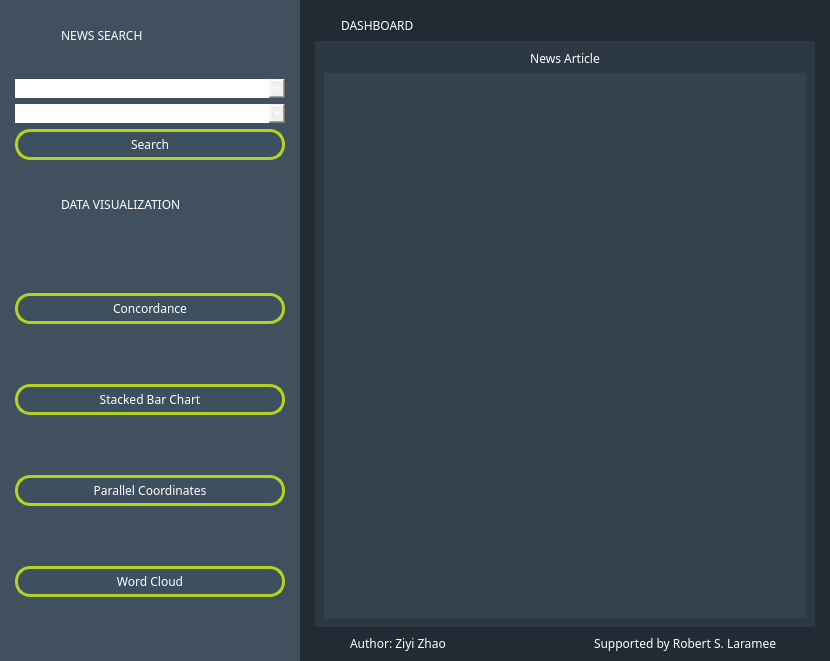
<?xml version="1.0" encoding="UTF-8"?>
<ui version="4.0">
 <class>MainWindow</class>
 <widget class="QMainWindow" name="MainWindow">
  <property name="geometry">
   <rect>
    <x>0</x>
    <y>0</y>
    <width>830</width>
    <height>661</height>
   </rect>
  </property>
  <property name="windowTitle">
   <string>MainWindow</string>
  </property>
  <widget class="QWidget" name="centralwidget">
   <property name="styleSheet">
    <string notr="true">*{
color:#fff;
font-family: NovaFlat;
font-size:12px;
border: nine;
background: none;
}
#centralwidget{
background-color: rgb(33, 43, 51);
}

</string>
   </property>
   <layout class="QHBoxLayout" name="horizontalLayout">
    <property name="spacing">
     <number>0</number>
    </property>
    <property name="leftMargin">
     <number>0</number>
    </property>
    <property name="topMargin">
     <number>0</number>
    </property>
    <property name="rightMargin">
     <number>0</number>
    </property>
    <property name="bottomMargin">
     <number>0</number>
    </property>
    <item>
     <widget class="QWidget" name="widget_1" native="true">
      <property name="minimumSize">
       <size>
        <width>300</width>
        <height>0</height>
       </size>
      </property>
      <property name="styleSheet">
       <string notr="true">#widget_1{

background-color: rgb(65, 80, 95);
}

#Search QPushButton{
         padding: 4px;
		background-color: rgb(61, 80, 95);
		border-radius: 15px;
		border: 3px solid rgb(180, 210, 30);
}

#Search QPushButton:hover{
		background-color: rgb(180, 210, 30);
}


#Buttonsum QPushButton{
         padding: 4px;
		background-color: rgb(61, 80, 95);
		border-radius: 15px;
		border: 3px solid rgb(180, 210, 30);
}

#Buttonsum QPushButton:hover{
		background-color: rgb(180, 210, 30);
}
</string>
      </property>
      <layout class="QVBoxLayout" name="verticalLayout">
       <property name="leftMargin">
        <number>6</number>
       </property>
       <property name="topMargin">
        <number>6</number>
       </property>
       <property name="rightMargin">
        <number>6</number>
       </property>
       <property name="bottomMargin">
        <number>6</number>
       </property>
       <item alignment="Qt::AlignTop">
        <widget class="QFrame" name="Label_1">
         <property name="styleSheet">
          <string notr="true"/>
         </property>
         <property name="frameShape">
          <enum>QFrame::StyledPanel</enum>
         </property>
         <property name="frameShadow">
          <enum>QFrame::Raised</enum>
         </property>
         <layout class="QHBoxLayout" name="horizontalLayout_2">
          <item>
           <widget class="QLabel" name="label_1">
            <property name="minimumSize">
             <size>
              <width>40</width>
              <height>40</height>
             </size>
            </property>
            <property name="maximumSize">
             <size>
              <width>40</width>
              <height>40</height>
             </size>
            </property>
            <property name="text">
             <string/>
            </property>
            <property name="pixmap">
             <pixmap resource="resources.qrc">:/icons/icons/8725474_book_reader_icon.png</pixmap>
            </property>
            <property name="scaledContents">
             <bool>true</bool>
            </property>
           </widget>
          </item>
          <item>
           <widget class="QLabel" name="icon_1">
            <property name="font">
             <font>
              <family>NovaFlat</family>
              <pointsize>-1</pointsize>
             </font>
            </property>
            <property name="text">
             <string>NEWS SEARCH</string>
            </property>
            <property name="scaledContents">
             <bool>false</bool>
            </property>
           </widget>
          </item>
         </layout>
        </widget>
       </item>
       <item>
        <widget class="QFrame" name="Search">
         <property name="styleSheet">
          <string notr="true"/>
         </property>
         <property name="frameShape">
          <enum>QFrame::StyledPanel</enum>
         </property>
         <property name="frameShadow">
          <enum>QFrame::Raised</enum>
         </property>
         <layout class="QVBoxLayout" name="verticalLayout_8">
          <item>
           <widget class="QComboBox" name="comboBox_year">
            <property name="enabled">
             <bool>true</bool>
            </property>
            <property name="mouseTracking">
             <bool>true</bool>
            </property>
            <property name="maxVisibleItems">
             <number>5</number>
            </property>
            <property name="maxCount">
             <number>10</number>
            </property>
            <property name="insertPolicy">
             <enum>QComboBox::NoInsert</enum>
            </property>
            <item>
             <property name="text">
              <string>ALL</string>
             </property>
            </item>
            <item>
             <property name="text">
              <string>2016</string>
             </property>
            </item>
            <item>
             <property name="text">
              <string>2017</string>
             </property>
            </item>
            <item>
             <property name="text">
              <string>2018</string>
             </property>
            </item>
            <item>
             <property name="text">
              <string>2019</string>
             </property>
            </item>
            <item>
             <property name="text">
              <string>2020</string>
             </property>
            </item>
           </widget>
          </item>
          <item>
           <widget class="QComboBox" name="comboBox_pub">
            <property name="font">
             <font>
              <family>NovaFlat</family>
              <pointsize>-1</pointsize>
             </font>
            </property>
            <property name="maxVisibleItems">
             <number>5</number>
            </property>
            <property name="maxCount">
             <number>10</number>
            </property>
            <property name="insertPolicy">
             <enum>QComboBox::NoInsert</enum>
            </property>
            <item>
             <property name="text">
              <string>ALL</string>
             </property>
            </item>
            <item>
             <property name="text">
              <string>Reuters</string>
             </property>
            </item>
            <item>
             <property name="text">
              <string>The New York Times</string>
             </property>
            </item>
            <item>
             <property name="text">
              <string>CNBC</string>
             </property>
            </item>
            <item>
             <property name="text">
              <string>The Hill</string>
             </property>
            </item>
            <item>
             <property name="text">
              <string>People</string>
             </property>
            </item>
            <item>
             <property name="text">
              <string>CNN</string>
             </property>
            </item>
           </widget>
          </item>
          <item>
           <widget class="QPushButton" name="searchButton">
            <property name="styleSheet">
             <string notr="true">#frame_3 QPushButton{
         padding: 4px;
		background-color: rgb(61, 80, 95);
		border-radius: 15px;
		border: 3px solid rgb(180, 210, 30);
}

#frame_3 QPushButton:hover{
		background-color: rgb(180, 210, 30);
}

</string>
            </property>
            <property name="text">
             <string>Search</string>
            </property>
            <property name="icon">
             <iconset resource="resources.qrc">
              <normaloff>:/icons/icons/8726285_search_plus_icon.png</normaloff>:/icons/icons/8726285_search_plus_icon.png</iconset>
            </property>
           </widget>
          </item>
         </layout>
        </widget>
       </item>
       <item alignment="Qt::AlignTop">
        <widget class="QFrame" name="Label_2">
         <property name="styleSheet">
          <string notr="true"/>
         </property>
         <property name="frameShape">
          <enum>QFrame::StyledPanel</enum>
         </property>
         <property name="frameShadow">
          <enum>QFrame::Raised</enum>
         </property>
         <layout class="QHBoxLayout" name="horizontalLayout_5">
          <item>
           <widget class="QLabel" name="icon_2">
            <property name="minimumSize">
             <size>
              <width>40</width>
              <height>40</height>
             </size>
            </property>
            <property name="maximumSize">
             <size>
              <width>40</width>
              <height>40</height>
             </size>
            </property>
            <property name="text">
             <string/>
            </property>
            <property name="pixmap">
             <pixmap resource="resources.qrc">:/icons/icons/8726091_image_icon.png</pixmap>
            </property>
            <property name="scaledContents">
             <bool>true</bool>
            </property>
           </widget>
          </item>
          <item>
           <widget class="QLabel" name="label_2">
            <property name="text">
             <string>DATA VISUALIZATION</string>
            </property>
           </widget>
          </item>
         </layout>
        </widget>
       </item>
       <item>
        <widget class="QFrame" name="Buttonsum">
         <property name="sizePolicy">
          <sizepolicy hsizetype="Preferred" vsizetype="Expanding">
           <horstretch>0</horstretch>
           <verstretch>0</verstretch>
          </sizepolicy>
         </property>
         <property name="frameShape">
          <enum>QFrame::StyledPanel</enum>
         </property>
         <property name="frameShadow">
          <enum>QFrame::Raised</enum>
         </property>
         <layout class="QVBoxLayout" name="verticalLayout_3">
          <property name="topMargin">
           <number>0</number>
          </property>
          <property name="bottomMargin">
           <number>0</number>
          </property>
          <item>
           <widget class="QPushButton" name="concordance">
            <property name="text">
             <string>Concordance</string>
            </property>
            <property name="icon">
             <iconset resource="resources.qrc">
              <normaloff>:/icons/icons/8726088_map_icon.png</normaloff>:/icons/icons/8726088_map_icon.png</iconset>
            </property>
           </widget>
          </item>
          <item>
           <widget class="QPushButton" name="starcked">
            <property name="text">
             <string>Stacked Bar Chart</string>
            </property>
            <property name="icon">
             <iconset resource="resources.qrc">
              <normaloff>:/icons/icons/8726353_panel_add_icon.png</normaloff>:/icons/icons/8726353_panel_add_icon.png</iconset>
            </property>
           </widget>
          </item>
          <item>
           <widget class="QPushButton" name="parallel">
            <property name="text">
             <string>Parallel Coordinates</string>
            </property>
            <property name="icon">
             <iconset resource="resources.qrc">
              <normaloff>:/icons/icons/list_ul_icon.png</normaloff>:/icons/icons/list_ul_icon.png</iconset>
            </property>
           </widget>
          </item>
          <item>
           <widget class="QPushButton" name="wordcloud">
            <property name="text">
             <string>Word Cloud</string>
            </property>
            <property name="icon">
             <iconset resource="resources.qrc">
              <normaloff>:/icons/icons/8725643_cloud_wind_icon.png</normaloff>:/icons/icons/8725643_cloud_wind_icon.png</iconset>
            </property>
           </widget>
          </item>
         </layout>
        </widget>
       </item>
      </layout>
     </widget>
    </item>
    <item>
     <widget class="QWidget" name="widget_2" native="true">
      <property name="minimumSize">
       <size>
        <width>500</width>
        <height>0</height>
       </size>
      </property>
      <property name="styleSheet">
       <string notr="true"/>
      </property>
      <layout class="QVBoxLayout" name="verticalLayout_2">
       <property name="leftMargin">
        <number>6</number>
       </property>
       <property name="topMargin">
        <number>6</number>
       </property>
       <property name="rightMargin">
        <number>6</number>
       </property>
       <property name="bottomMargin">
        <number>6</number>
       </property>
       <item>
        <widget class="QFrame" name="dashboard">
         <property name="frameShape">
          <enum>QFrame::StyledPanel</enum>
         </property>
         <property name="frameShadow">
          <enum>QFrame::Raised</enum>
         </property>
         <layout class="QHBoxLayout" name="horizontalLayout_3">
          <property name="bottomMargin">
           <number>0</number>
          </property>
          <item>
           <widget class="QLabel" name="icon_6">
            <property name="minimumSize">
             <size>
              <width>20</width>
              <height>20</height>
             </size>
            </property>
            <property name="maximumSize">
             <size>
              <width>20</width>
              <height>20</height>
             </size>
            </property>
            <property name="text">
             <string/>
            </property>
            <property name="pixmap">
             <pixmap resource="resources.qrc">:/icons/icons/8726127_monitor_icon.png</pixmap>
            </property>
            <property name="scaledContents">
             <bool>true</bool>
            </property>
            <property name="alignment">
             <set>Qt::AlignJustify|Qt::AlignVCenter</set>
            </property>
           </widget>
          </item>
          <item>
           <widget class="QLabel" name="label_6">
            <property name="font">
             <font>
              <family>NovaFlat</family>
              <pointsize>-1</pointsize>
             </font>
            </property>
            <property name="text">
             <string>DASHBOARD</string>
            </property>
            <property name="alignment">
             <set>Qt::AlignLeading|Qt::AlignLeft|Qt::AlignVCenter</set>
            </property>
            <property name="indent">
             <number>0</number>
            </property>
           </widget>
          </item>
         </layout>
        </widget>
       </item>
       <item>
        <widget class="QFrame" name="IMAGE">
         <property name="minimumSize">
          <size>
           <width>0</width>
           <height>0</height>
          </size>
         </property>
         <property name="frameShape">
          <enum>QFrame::StyledPanel</enum>
         </property>
         <property name="frameShadow">
          <enum>QFrame::Raised</enum>
         </property>
         <layout class="QVBoxLayout" name="verticalLayout_7">
          <property name="topMargin">
           <number>0</number>
          </property>
          <property name="bottomMargin">
           <number>0</number>
          </property>
          <item>
           <widget class="QStackedWidget" name="stackedWidget">
            <property name="minimumSize">
             <size>
              <width>0</width>
              <height>450</height>
             </size>
            </property>
            <property name="styleSheet">
             <string notr="true">#FREQUENCY,#WELCOME,#SMABARCHART,#PARALELL,#WORDCLOUD,#Article

{
background-color: rgba(61, 80, 95, 100);
}</string>
            </property>
            <property name="currentIndex">
             <number>5</number>
            </property>
            <widget class="QWidget" name="FREQUENCY">
             <layout class="QVBoxLayout" name="verticalLayout_9">
              <item>
               <widget class="QFrame" name="con">
                <property name="frameShape">
                 <enum>QFrame::StyledPanel</enum>
                </property>
                <property name="frameShadow">
                 <enum>QFrame::Raised</enum>
                </property>
                <layout class="QVBoxLayout" name="verticalLayout_10">
                 <property name="topMargin">
                  <number>0</number>
                 </property>
                 <property name="bottomMargin">
                  <number>0</number>
                 </property>
                 <item>
                  <widget class="QLabel" name="con_label">
                   <property name="text">
                    <string>Concordance</string>
                   </property>
                   <property name="alignment">
                    <set>Qt::AlignCenter</set>
                   </property>
                  </widget>
                 </item>
                </layout>
               </widget>
              </item>
              <item>
               <widget class="QFrame" name="frame_2">
                <property name="styleSheet">
                 <string notr="true">#frame_2 QPushButton{
         padding: 4px;
		background-color: rgb(61, 80, 95);
		border-radius: 15px;
		border: 3px solid rgb(180, 210, 30);
}

#frame_2 QPushButton:hover{
		background-color: rgb(180, 210, 30);
}</string>
                </property>
                <property name="frameShape">
                 <enum>QFrame::StyledPanel</enum>
                </property>
                <property name="frameShadow">
                 <enum>QFrame::Raised</enum>
                </property>
                <layout class="QHBoxLayout" name="horizontalLayout_6">
                 <item>
                  <widget class="QPushButton" name="pushButton">
                   <property name="text">
                    <string>Treemap</string>
                   </property>
                  </widget>
                 </item>
                 <item>
                  <widget class="QPushButton" name="pushButton_2">
                   <property name="text">
                    <string>N-gram </string>
                   </property>
                  </widget>
                 </item>
                </layout>
               </widget>
              </item>
              <item>
               <widget class="QFrame" name="con_frame">
                <property name="sizePolicy">
                 <sizepolicy hsizetype="Preferred" vsizetype="Expanding">
                  <horstretch>0</horstretch>
                  <verstretch>0</verstretch>
                 </sizepolicy>
                </property>
                <property name="frameShape">
                 <enum>QFrame::StyledPanel</enum>
                </property>
                <property name="frameShadow">
                 <enum>QFrame::Raised</enum>
                </property>
                <layout class="QGridLayout" name="gridLayout"/>
               </widget>
              </item>
             </layout>
            </widget>
            <widget class="QWidget" name="WELCOME">
             <layout class="QVBoxLayout" name="verticalLayout_5">
              <item>
               <widget class="QFrame" name="welcome">
                <property name="frameShape">
                 <enum>QFrame::StyledPanel</enum>
                </property>
                <property name="frameShadow">
                 <enum>QFrame::Raised</enum>
                </property>
                <layout class="QVBoxLayout" name="verticalLayout_6">
                 <item>
                  <widget class="QLabel" name="back_label">
                   <property name="text">
                    <string/>
                   </property>
                  </widget>
                 </item>
                </layout>
               </widget>
              </item>
             </layout>
            </widget>
            <widget class="QWidget" name="SMABARCHART">
             <layout class="QVBoxLayout" name="verticalLayout_14">
              <item>
               <widget class="QFrame" name="bar">
                <property name="frameShape">
                 <enum>QFrame::StyledPanel</enum>
                </property>
                <property name="frameShadow">
                 <enum>QFrame::Raised</enum>
                </property>
                <layout class="QVBoxLayout" name="verticalLayout_13">
                 <property name="topMargin">
                  <number>0</number>
                 </property>
                 <property name="bottomMargin">
                  <number>0</number>
                 </property>
                 <item>
                  <widget class="QLabel" name="bar_label">
                   <property name="text">
                    <string>Sentiment Analysis—Stacked Bar Chart</string>
                   </property>
                   <property name="alignment">
                    <set>Qt::AlignCenter</set>
                   </property>
                  </widget>
                 </item>
                </layout>
               </widget>
              </item>
              <item>
               <widget class="QFrame" name="frame_3">
                <property name="styleSheet">
                 <string notr="true">#frame_3 QPushButton{
         padding: 4px;
		background-color: rgb(61, 80, 95);
		border-radius: 15px;
		border: 3px solid rgb(180, 210, 30);
}

#frame_3 QPushButton:hover{
		background-color: rgb(180, 210, 30);
}</string>
                </property>
                <property name="frameShape">
                 <enum>QFrame::StyledPanel</enum>
                </property>
                <property name="frameShadow">
                 <enum>QFrame::Raised</enum>
                </property>
                <layout class="QHBoxLayout" name="horizontalLayout_7">
                 <item>
                  <widget class="QPushButton" name="SUM">
                   <property name="text">
                    <string>SUM SCORE</string>
                   </property>
                  </widget>
                 </item>
                 <item>
                  <widget class="QPushButton" name="MEAN">
                   <property name="text">
                    <string>MEAN SCORE</string>
                   </property>
                  </widget>
                 </item>
                </layout>
               </widget>
              </item>
              <item>
               <widget class="QFrame" name="bar_frame">
                <property name="sizePolicy">
                 <sizepolicy hsizetype="Preferred" vsizetype="Expanding">
                  <horstretch>0</horstretch>
                  <verstretch>0</verstretch>
                 </sizepolicy>
                </property>
                <layout class="QGridLayout" name="gridLayout_3"/>
               </widget>
              </item>
             </layout>
            </widget>
            <widget class="QWidget" name="PARALELL">
             <layout class="QVBoxLayout" name="verticalLayout_16">
              <item>
               <widget class="QFrame" name="par">
                <property name="frameShape">
                 <enum>QFrame::StyledPanel</enum>
                </property>
                <property name="frameShadow">
                 <enum>QFrame::Raised</enum>
                </property>
                <layout class="QVBoxLayout" name="verticalLayout_15">
                 <property name="topMargin">
                  <number>0</number>
                 </property>
                 <property name="bottomMargin">
                  <number>0</number>
                 </property>
                 <item>
                  <widget class="QLabel" name="par_label">
                   <property name="font">
                    <font>
                     <family>NovaFlat</family>
                     <pointsize>-1</pointsize>
                    </font>
                   </property>
                   <property name="text">
                    <string>Sentiment Analysis—Parallel Coordinates</string>
                   </property>
                   <property name="alignment">
                    <set>Qt::AlignCenter</set>
                   </property>
                  </widget>
                 </item>
                </layout>
               </widget>
              </item>
              <item>
               <widget class="QFrame" name="par_frame">
                <property name="sizePolicy">
                 <sizepolicy hsizetype="Preferred" vsizetype="Expanding">
                  <horstretch>0</horstretch>
                  <verstretch>0</verstretch>
                 </sizepolicy>
                </property>
                <property name="minimumSize">
                 <size>
                  <width>0</width>
                  <height>0</height>
                 </size>
                </property>
                <property name="frameShape">
                 <enum>QFrame::StyledPanel</enum>
                </property>
                <property name="frameShadow">
                 <enum>QFrame::Raised</enum>
                </property>
                <layout class="QGridLayout" name="gridLayout_4">
                 <property name="topMargin">
                  <number>0</number>
                 </property>
                 <property name="bottomMargin">
                  <number>0</number>
                 </property>
                </layout>
               </widget>
              </item>
             </layout>
            </widget>
            <widget class="QWidget" name="WORDCLOUD">
             <layout class="QVBoxLayout" name="verticalLayout_18">
              <item>
               <widget class="QFrame" name="cloud">
                <property name="frameShape">
                 <enum>QFrame::StyledPanel</enum>
                </property>
                <property name="frameShadow">
                 <enum>QFrame::Raised</enum>
                </property>
                <layout class="QVBoxLayout" name="verticalLayout_17">
                 <property name="topMargin">
                  <number>0</number>
                 </property>
                 <property name="bottomMargin">
                  <number>0</number>
                 </property>
                 <item>
                  <widget class="QLabel" name="cloud_label">
                   <property name="text">
                    <string>Word Cloud</string>
                   </property>
                   <property name="alignment">
                    <set>Qt::AlignCenter</set>
                   </property>
                  </widget>
                 </item>
                </layout>
               </widget>
              </item>
              <item>
               <widget class="QFrame" name="frame_4">
                <property name="styleSheet">
                 <string notr="true">#frame_4 QPushButton{
         padding: 4px;
		background-color: rgb(61, 80, 95);
		border-radius: 15px;
		border: 3px solid rgb(180, 210, 30);
}

#frame_4 QPushButton:hover{
		background-color: rgb(180, 210, 30);
}</string>
                </property>
                <property name="frameShape">
                 <enum>QFrame::StyledPanel</enum>
                </property>
                <property name="frameShadow">
                 <enum>QFrame::Raised</enum>
                </property>
                <layout class="QHBoxLayout" name="horizontalLayout_8">
                 <item>
                  <widget class="QPushButton" name="onegram">
                   <property name="text">
                    <string>Unigram</string>
                   </property>
                  </widget>
                 </item>
                 <item>
                  <widget class="QPushButton" name="bigram">
                   <property name="text">
                    <string>Bigram</string>
                   </property>
                  </widget>
                 </item>
                 <item>
                  <widget class="QPushButton" name="pushButton_3">
                   <property name="text">
                    <string>Trigram</string>
                   </property>
                  </widget>
                 </item>
                </layout>
               </widget>
              </item>
              <item>
               <widget class="QFrame" name="cloud_frame">
                <property name="sizePolicy">
                 <sizepolicy hsizetype="Preferred" vsizetype="Expanding">
                  <horstretch>0</horstretch>
                  <verstretch>0</verstretch>
                 </sizepolicy>
                </property>
                <property name="frameShape">
                 <enum>QFrame::StyledPanel</enum>
                </property>
                <property name="frameShadow">
                 <enum>QFrame::Raised</enum>
                </property>
                <layout class="QGridLayout" name="gridLayout_5">
                 <item row="0" column="0">
                  <widget class="QGraphicsView" name="graphicsView">
                   <property name="styleSheet">
                    <string notr="true">#graphicsView

{
background-color: rgba(61, 80, 95, 100);
}</string>
                   </property>
                  </widget>
                 </item>
                </layout>
               </widget>
              </item>
             </layout>
            </widget>
            <widget class="QWidget" name="Article">
             <layout class="QVBoxLayout" name="verticalLayout_12">
              <item alignment="Qt::AlignTop">
               <widget class="QFrame" name="value">
                <property name="frameShape">
                 <enum>QFrame::StyledPanel</enum>
                </property>
                <property name="frameShadow">
                 <enum>QFrame::Raised</enum>
                </property>
                <layout class="QVBoxLayout" name="verticalLayout_11">
                 <property name="topMargin">
                  <number>0</number>
                 </property>
                 <property name="bottomMargin">
                  <number>0</number>
                 </property>
                 <item alignment="Qt::AlignTop">
                  <widget class="QLabel" name="value_label">
                   <property name="text">
                    <string>News Article</string>
                   </property>
                   <property name="alignment">
                    <set>Qt::AlignHCenter|Qt::AlignTop</set>
                   </property>
                  </widget>
                 </item>
                </layout>
               </widget>
              </item>
              <item>
               <widget class="QTableWidget" name="tableWidget">
                <property name="styleSheet">
                 <string notr="true">#tableWidget{
background-color: rgba(61, 80, 95, 100);
}</string>
                </property>
                <property name="editTriggers">
                 <set>QAbstractItemView::NoEditTriggers</set>
                </property>
               </widget>
              </item>
             </layout>
            </widget>
           </widget>
          </item>
         </layout>
        </widget>
       </item>
       <item>
        <widget class="QFrame" name="AUTHOUR">
         <property name="maximumSize">
          <size>
           <width>16777215</width>
           <height>260</height>
          </size>
         </property>
         <property name="frameShape">
          <enum>QFrame::StyledPanel</enum>
         </property>
         <property name="frameShadow">
          <enum>QFrame::Raised</enum>
         </property>
         <layout class="QHBoxLayout" name="horizontalLayout_10">
          <property name="spacing">
           <number>6</number>
          </property>
          <property name="leftMargin">
           <number>0</number>
          </property>
          <property name="topMargin">
           <number>0</number>
          </property>
          <property name="rightMargin">
           <number>0</number>
          </property>
          <property name="bottomMargin">
           <number>0</number>
          </property>
          <item>
           <widget class="QFrame" name="authour">
            <property name="maximumSize">
             <size>
              <width>16777215</width>
              <height>300</height>
             </size>
            </property>
            <property name="frameShape">
             <enum>QFrame::StyledPanel</enum>
            </property>
            <property name="frameShadow">
             <enum>QFrame::Raised</enum>
            </property>
            <layout class="QVBoxLayout" name="verticalLayout_4">
             <property name="topMargin">
              <number>0</number>
             </property>
             <property name="bottomMargin">
              <number>2</number>
             </property>
             <item alignment="Qt::AlignBottom">
              <widget class="QFrame" name="frame">
               <property name="frameShape">
                <enum>QFrame::StyledPanel</enum>
               </property>
               <property name="frameShadow">
                <enum>QFrame::Raised</enum>
               </property>
               <layout class="QHBoxLayout" name="horizontalLayout_4">
                <property name="topMargin">
                 <number>0</number>
                </property>
                <property name="bottomMargin">
                 <number>0</number>
                </property>
                <item>
                 <widget class="QLabel" name="icon_4">
                  <property name="minimumSize">
                   <size>
                    <width>20</width>
                    <height>20</height>
                   </size>
                  </property>
                  <property name="maximumSize">
                   <size>
                    <width>20</width>
                    <height>20</height>
                   </size>
                  </property>
                  <property name="text">
                   <string/>
                  </property>
                  <property name="pixmap">
                   <pixmap resource="resources.qrc">:/icons/icons/8726060_kid_icon.png</pixmap>
                  </property>
                  <property name="scaledContents">
                   <bool>true</bool>
                  </property>
                 </widget>
                </item>
                <item>
                 <widget class="QLabel" name="label_4">
                  <property name="font">
                   <font>
                    <family>NovaFlat</family>
                    <pointsize>-1</pointsize>
                   </font>
                  </property>
                  <property name="text">
                   <string>Author: Ziyi Zhao  </string>
                  </property>
                 </widget>
                </item>
                <item>
                 <widget class="QLabel" name="icon_5">
                  <property name="minimumSize">
                   <size>
                    <width>20</width>
                    <height>20</height>
                   </size>
                  </property>
                  <property name="maximumSize">
                   <size>
                    <width>20</width>
                    <height>20</height>
                   </size>
                  </property>
                  <property name="text">
                   <string/>
                  </property>
                  <property name="pixmap">
                   <pixmap resource="resources.qrc">:/icons/icons/8726460_users_alt_icon.png</pixmap>
                  </property>
                  <property name="scaledContents">
                   <bool>true</bool>
                  </property>
                 </widget>
                </item>
                <item>
                 <widget class="QLabel" name="label_5">
                  <property name="font">
                   <font>
                    <family>NovaFlat</family>
                    <pointsize>-1</pointsize>
                   </font>
                  </property>
                  <property name="text">
                   <string>Supported by Robert S. Laramee</string>
                  </property>
                 </widget>
                </item>
               </layout>
              </widget>
             </item>
            </layout>
           </widget>
          </item>
         </layout>
        </widget>
       </item>
      </layout>
     </widget>
    </item>
   </layout>
  </widget>
 </widget>
 <resources>
  <include location="resources.qrc"/>
 </resources>
 <connections/>
</ui>
